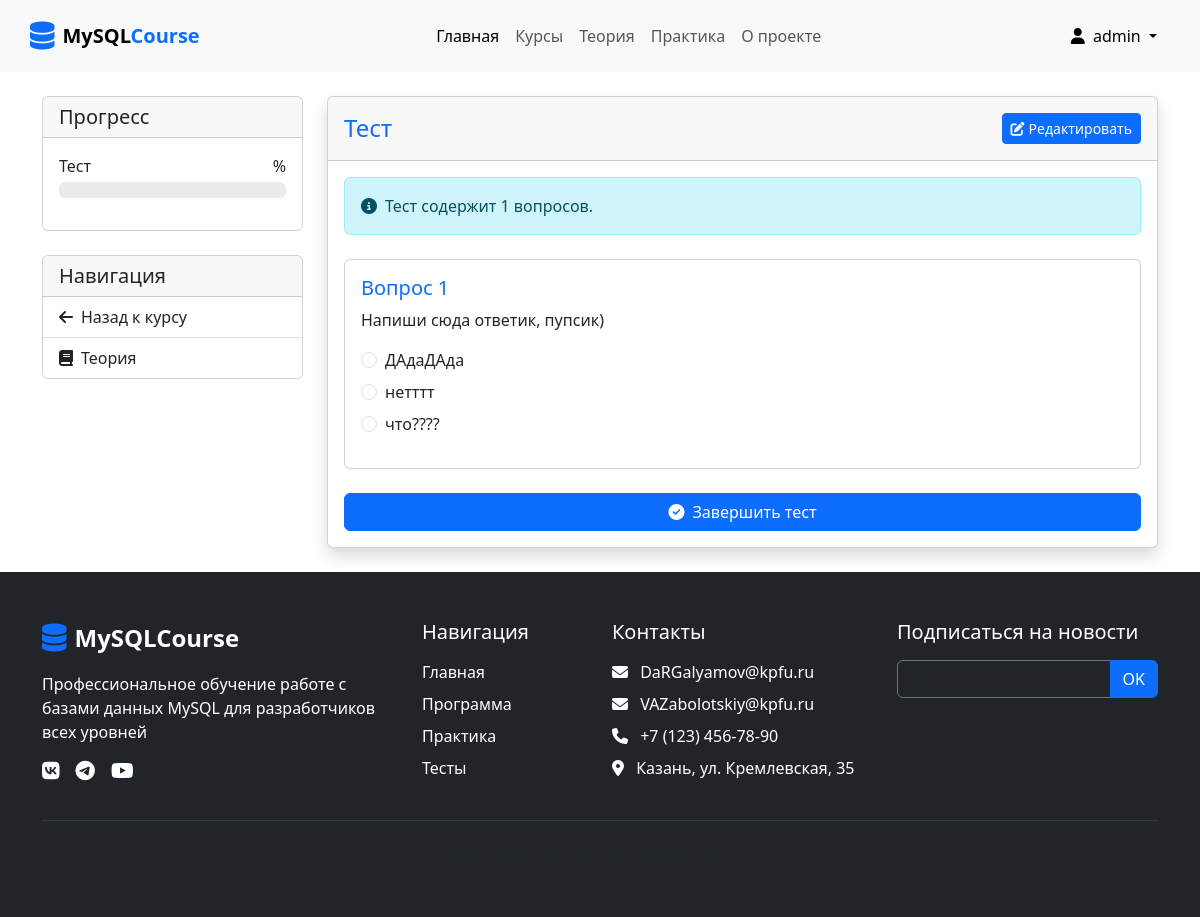
Page /module/test/2/ (signed in) on the committed database.
### users/models.py (models this page shows, shortened)
class CustomUser(AbstractUser):
    class Roles(models.TextChoices):
        STUDENT = 'student', 'Студент'
        TEACHER = 'teacher', 'Преподаватель'
        ADMIN = 'admin', 'Админ'
    id = models.UUIDField(primary_key=True, default=uuid.uuid4)
    phone = models.CharField(max_length=20, blank=True)
    email = models.EmailField(unique=True)
    role = models.CharField(
        max_length=10,
        choices=Roles.choices,
        default=Roles.STUDENT,
    )

### courses/models.py (models this page shows, shortened)
class Module(models.Model):
    MODULE_TYPES = (
        ('theory', 'Теоретический модуль'),
        ('test', 'Тестирование'),
    )
    course = models.ForeignKey(Course, on_delete=models.CASCADE, related_name='modules')
    title = models.CharField(max_length=200)
    description = models.TextField()
    module_type = models.CharField(max_length=10, choices=MODULE_TYPES)
    is_hidden = models.BooleanField(default=False)
    order = models.PositiveIntegerField(default=0)
    class Meta:
        ordering = ['order']

class Question(models.Model):
    QUESTION_TYPES = (
        ('text', 'Текстовый ответ'),
        ('single', 'Выбор одного варианта'),
        ('multiple', 'Выбор нескольких вариантов'),
        ('match', 'Соответствие'),
    )
    module = models.ForeignKey(Module, on_delete=models.CASCADE, related_name='questions')
    question_type = models.CharField(max_length=10, choices=QUESTION_TYPES)
    text = models.TextField()
    order = models.PositiveIntegerField(default=0)
    class Meta:
        ordering = ['order']

class AnswerOption(models.Model):
    question = models.ForeignKey(Question, on_delete=models.CASCADE, related_name='options')
    text = models.CharField(max_length=200)
    is_correct = models.BooleanField(default=False)
    match_value = models.CharField(max_length=200, blank=True, null=True)

### courses/views.py (the view, shortened to what this page needs)
# urls.py: path('module/test/<int:module_id>/', views.module_test, name='module_test'),
@login_required
def module_test(request, module_id):
    module = get_object_or_404(Module, pk=module_id, module_type='test')
    questions = module.questions.all().prefetch_related('options')
    return render(request, 'courses/module_test.html', {
        'module': module,
        'questions': questions,
        'is_teacher': is_teacher(request.user)
    })

### courses/views.py (called while the page is built)
def is_teacher(user):
    return user.groups.filter(name='Teachers').exists()

### users/templates/courses/module_test.html (shortened to what this page needs)
{% extends "partials/base.html" %}
{% block content %}
<div class="container mt-4">
    <div class="row">
        <div class="col-lg-3">
            <div class="card mb-4">
                <div class="card-header">
                    <h5 class="mb-0">Прогресс</h5>
                </div>
                <div class="card-body">
                    <div class="mb-3">
                        <div class="d-flex justify-content-between mb-1">
                            <span>{{ module.title }}</span>
                            <span>{{ progress.score }}%</span>
                        </div>
                        <div class="progress">
                        </div>
                    </div>
                </div>
            </div>
            <div class="card">
                <div class="card-header">
                    <h5 class="mb-0">Навигация</h5>
                </div>
                <div class="list-group list-group-flush">
                    <a href="{% url 'course_detail' module.course.id %}" class="list-group-item list-group-item-action">
                        <i class="fas fa-arrow-left me-2"></i>Назад к курсу
                    </a>
                    <a href="{% url 'module_theory' module.id %}" class="list-group-item list-group-item-action">
                        <i class="fas fa-book me-2"></i>Теория
                    </a>
                </div>
            </div>
        </div>
        <div class="col-lg-9">
            <div class="card shadow mb-4">
                <div class="card-header py-3 d-flex justify-content-between align-items-center">
                    <h4 class="m-0 font-weight-bold text-primary">{{ module.title }}</h4>
                    {% if is_teacher %}
                    <a href="{% url 'edit_questions' module.id %}" class="btn btn-sm btn-primary">
                        <i class="fas fa-edit me-1"></i>Редактировать
                    </a>
                    {% endif %}
                </div>
                <div class="card-body">
                    <form method="post" action="{% url 'module_test' module.id %}">
                        <div class="alert alert-info mb-4">
                            <i class="fas fa-info-circle me-2"></i>Тест содержит {{ questions.count }} вопросов.
                        </div>
                        {% for question in questions %}
                        <div class="card question-card mb-4 {% if user_answer and user_answer.is_correct %}correct-answer{% elif user_answer %}incorrect-answer{% endif %}">
                            <div class="card-body">
                                <h5 class="font-weight-bold text-primary">Вопрос {{ forloop.counter }}</h5>
                                <p class="mb-3">{{ question.text }}</p>
                                {% if question.question_type == 'text' %}
                                <div class="mb-3">
                                    <input type="text" name="question_{{ question.id }}" class="form-control"
                                           placeholder="Введите ваш ответ" {% if progress.completed %}disabled{% endif %}>
                                </div>
                                {% elif question.question_type == 'single' %}
                                <div class="mb-3">
                                    {% for option in question.options.all %}
                                    <div class="form-check mb-2">
                                        <input class="form-check-input" type="radio" name="question_{{ question.id }}"
                                               id="q{{ question.id }}_opt{{ option.id }}" value="{{ option.id }}"
                                               {% if progress.completed %}disabled{% endif %}>
                                        <label class="form-check-label" for="q{{ question.id }}_opt{{ option.id }}">
                                            {{ option.text }}
                                        </label>
                                    </div>
                                    {% endfor %}
                                </div>
                                {% endif %}
                            </div>
                        </div>
                        {% endfor %}
                        <div class="d-grid gap-2 mt-4">
                            {% if not progress.completed %}
                            <button type="submit" class="btn btn-primary">
                                <i class="fas fa-check-circle me-2"></i>Завершить тест
                            </button>
                            {% else %}
                            <a href="{% url 'module_theory' module.id %}" class="btn btn-outline-primary">
                                <i class="fas fa-book me-2"></i>Вернуться к теории
                            </a>
                            {% endif %}
                        </div>
                    </form>
                </div>
            </div>
        </div>
    </div>
</div>
{% endblock %}

### users/templates/partials/header.html (shortened to what this page needs)
{% load static %}
{% block  header %}
<header class="bg-light">
    <nav class="navbar navbar-expand-lg navbar-light container py-3">
        <a class="navbar-brand d-flex align-items-center" href="#">
            <i class="fas fa-database fs-3 text-primary me-2"></i>
            <span class="fw-bold">MySQL<span class="text-primary">Course</span></span>
        </a>
        <div class="collapse navbar-collapse" id="navbarNav">
            <ul class="navbar-nav mx-auto">
                <li class="nav-item">
                    <a class="nav-link active" href="/">Главная</a>
                </li>
                <li class="nav-item">
                    <a class="nav-link" href="/course/1">Курсы</a>
                </li>
                <li class="nav-item">
                    <a class="nav-link" href="#">Теория</a>
                </li>
                <li class="nav-item">
                    <a class="nav-link" href="#">Практика</a>
                </li>
                <li class="nav-item">
                    <a class="nav-link" href="#">О проекте</a>
                </li>
            </ul>
            <div class="d-flex ms-3">
                <div class="dropdown">
                    {% if user.is_authenticated %}
                    <button class="btn btn-light dropdown-toggle" type="button" id="userMenu" data-bs-toggle="dropdown">
                        <i class="fas fa-user me-1"></i> {{ user.username }}
                    </button>
                    {% else %}
                    <a href="{% url 'account_login' %}" class="btn btn-outline-primary me-2"><i class="fas fa-sign-in-alt"></i> Вход</a>
                    <a href="{% url 'account_signup' %}" class="btn btn-primary"><i class="fas fa-user"></i> Регистрация</a>
                    {% endif %}
                </div>
            </div>
        </div>
    </nav>
</header>
{% endblock %}

### rows in the picture
CustomUser: username "admin"
Module: title "Тест"
Question: text "Напиши сюда ответик, пупсик)"
AnswerOption: text "ДАдаДАда"
AnswerOption: text "нетттт"
AnswerOption: text "что????"

### other values in the picture
{{ questions.count }} "1"
